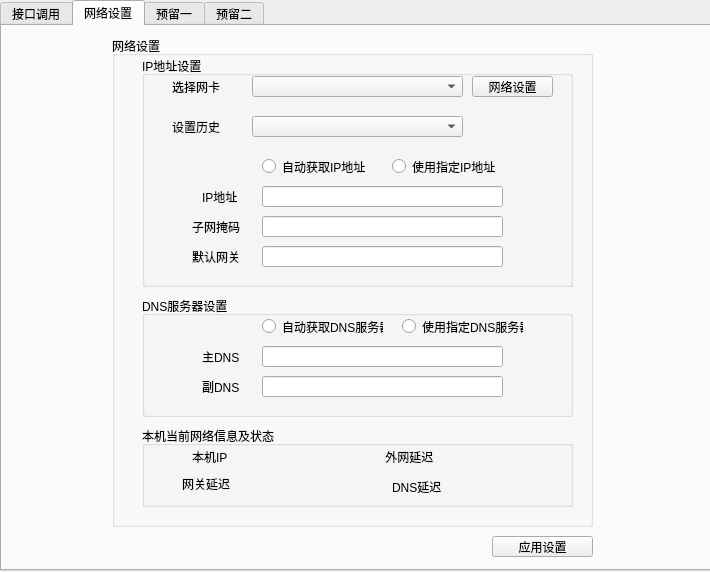
<?xml version="1.0" encoding="UTF-8"?>
<ui version="4.0">
 <class>MainWindow</class>
 <widget class="QWidget" name="MainWindow">
  <property name="geometry">
   <rect>
    <x>0</x>
    <y>0</y>
    <width>710</width>
    <height>572</height>
   </rect>
  </property>
  <property name="windowTitle">
   <string>Form</string>
  </property>
  <widget class="QTabWidget" name="tabWidget">
   <property name="geometry">
    <rect>
     <x>0</x>
     <y>0</y>
     <width>711</width>
     <height>571</height>
    </rect>
   </property>
   <property name="currentIndex">
    <number>1</number>
   </property>
   <widget class="QWidget" name="tab">
    <attribute name="title">
     <string>接口调用</string>
    </attribute>
    <widget class="QGroupBox" name="groupBox_5">
     <property name="geometry">
      <rect>
       <x>10</x>
       <y>20</y>
       <width>191</width>
       <height>431</height>
      </rect>
     </property>
     <property name="title">
      <string>请求历史</string>
     </property>
     <widget class="QListView" name="requestRecord">
      <property name="geometry">
       <rect>
        <x>10</x>
        <y>20</y>
        <width>171</width>
        <height>401</height>
       </rect>
      </property>
     </widget>
    </widget>
    <widget class="QGroupBox" name="groupBox_6">
     <property name="geometry">
      <rect>
       <x>220</x>
       <y>200</y>
       <width>461</width>
       <height>251</height>
      </rect>
     </property>
     <property name="title">
      <string>Response</string>
     </property>
     <widget class="QPlainTextEdit" name="response">
      <property name="geometry">
       <rect>
        <x>20</x>
        <y>20</y>
        <width>421</width>
        <height>221</height>
       </rect>
      </property>
     </widget>
    </widget>
    <widget class="QGroupBox" name="groupBox_7">
     <property name="geometry">
      <rect>
       <x>220</x>
       <y>20</y>
       <width>461</width>
       <height>181</height>
      </rect>
     </property>
     <property name="title">
      <string>GroupBox</string>
     </property>
     <widget class="QComboBox" name="method">
      <property name="geometry">
       <rect>
        <x>10</x>
        <y>20</y>
        <width>81</width>
        <height>21</height>
       </rect>
      </property>
      <item>
       <property name="text">
        <string>GET</string>
       </property>
      </item>
      <item>
       <property name="text">
        <string>POST</string>
       </property>
      </item>
      <item>
       <property name="text">
        <string>PUT</string>
       </property>
      </item>
      <item>
       <property name="text">
        <string>DELETE</string>
       </property>
      </item>
     </widget>
     <widget class="QLineEdit" name="url">
      <property name="geometry">
       <rect>
        <x>90</x>
        <y>20</y>
        <width>281</width>
        <height>21</height>
       </rect>
      </property>
      <property name="toolTip">
       <string>&lt;html&gt;&lt;head/&gt;&lt;body&gt;&lt;p&gt;url:port/path&lt;/p&gt;&lt;/body&gt;&lt;/html&gt;</string>
      </property>
      <property name="whatsThis">
       <string>&lt;html&gt;&lt;head/&gt;&lt;body&gt;&lt;p&gt;请求地址&lt;/p&gt;&lt;/body&gt;&lt;/html&gt;</string>
      </property>
      <property name="text">
       <string/>
      </property>
     </widget>
     <widget class="QPushButton" name="request">
      <property name="geometry">
       <rect>
        <x>380</x>
        <y>20</y>
        <width>71</width>
        <height>21</height>
       </rect>
      </property>
      <property name="text">
       <string>发送</string>
      </property>
     </widget>
     <widget class="QTabWidget" name="tabWidget_2">
      <property name="geometry">
       <rect>
        <x>20</x>
        <y>60</y>
        <width>421</width>
        <height>111</height>
       </rect>
      </property>
      <property name="currentIndex">
       <number>0</number>
      </property>
      <widget class="QWidget" name="tab_5">
       <attribute name="title">
        <string>Params</string>
       </attribute>
       <widget class="QPlainTextEdit" name="params">
        <property name="geometry">
         <rect>
          <x>10</x>
          <y>10</y>
          <width>391</width>
          <height>71</height>
         </rect>
        </property>
       </widget>
      </widget>
      <widget class="QWidget" name="tab_6">
       <attribute name="title">
        <string>Headers</string>
       </attribute>
       <widget class="QPlainTextEdit" name="headers">
        <property name="geometry">
         <rect>
          <x>10</x>
          <y>10</y>
          <width>391</width>
          <height>71</height>
         </rect>
        </property>
       </widget>
      </widget>
     </widget>
    </widget>
   </widget>
   <widget class="QWidget" name="netWorkSettings">
    <attribute name="title">
     <string>网络设置</string>
    </attribute>
    <widget class="QPushButton" name="setIp">
     <property name="geometry">
      <rect>
       <x>490</x>
       <y>510</y>
       <width>101</width>
       <height>21</height>
      </rect>
     </property>
     <property name="text">
      <string>应用设置</string>
     </property>
    </widget>
    <widget class="QGroupBox" name="groupBox_4">
     <property name="geometry">
      <rect>
       <x>110</x>
       <y>10</y>
       <width>481</width>
       <height>491</height>
      </rect>
     </property>
     <property name="title">
      <string>网络设置</string>
     </property>
     <widget class="QGroupBox" name="IpSettings">
      <property name="geometry">
       <rect>
        <x>30</x>
        <y>20</y>
        <width>431</width>
        <height>231</height>
       </rect>
      </property>
      <property name="title">
       <string>IP地址设置</string>
      </property>
      <widget class="QComboBox" name="netcardComboBox">
       <property name="geometry">
        <rect>
         <x>110</x>
         <y>20</y>
         <width>211</width>
         <height>21</height>
        </rect>
       </property>
      </widget>
      <widget class="QLabel" name="tipSelectNetCard">
       <property name="geometry">
        <rect>
         <x>30</x>
         <y>20</y>
         <width>51</width>
         <height>21</height>
        </rect>
       </property>
       <property name="text">
        <string>选择网卡</string>
       </property>
      </widget>
      <widget class="QRadioButton" name="autoGetIp">
       <property name="geometry">
        <rect>
         <x>120</x>
         <y>100</y>
         <width>111</width>
         <height>21</height>
        </rect>
       </property>
       <property name="text">
        <string>自动获取IP地址</string>
       </property>
      </widget>
      <widget class="QRadioButton" name="manualSetIp">
       <property name="geometry">
        <rect>
         <x>250</x>
         <y>100</y>
         <width>121</width>
         <height>21</height>
        </rect>
       </property>
       <property name="text">
        <string>使用指定IP地址</string>
       </property>
      </widget>
      <widget class="QLabel" name="tipIp">
       <property name="geometry">
        <rect>
         <x>60</x>
         <y>130</y>
         <width>41</width>
         <height>21</height>
        </rect>
       </property>
       <property name="text">
        <string>IP地址</string>
       </property>
      </widget>
      <widget class="QLabel" name="tipMask">
       <property name="geometry">
        <rect>
         <x>50</x>
         <y>160</y>
         <width>61</width>
         <height>21</height>
        </rect>
       </property>
       <property name="text">
        <string>子网掩码</string>
       </property>
      </widget>
      <widget class="QLabel" name="tipGateway">
       <property name="geometry">
        <rect>
         <x>50</x>
         <y>190</y>
         <width>51</width>
         <height>21</height>
        </rect>
       </property>
       <property name="text">
        <string>默认网关</string>
       </property>
      </widget>
      <widget class="QLineEdit" name="ip">
       <property name="geometry">
        <rect>
         <x>120</x>
         <y>130</y>
         <width>241</width>
         <height>21</height>
        </rect>
       </property>
      </widget>
      <widget class="QLineEdit" name="mask">
       <property name="geometry">
        <rect>
         <x>120</x>
         <y>160</y>
         <width>241</width>
         <height>21</height>
        </rect>
       </property>
      </widget>
      <widget class="QLineEdit" name="gateway">
       <property name="geometry">
        <rect>
         <x>120</x>
         <y>190</y>
         <width>241</width>
         <height>21</height>
        </rect>
       </property>
      </widget>
      <widget class="QComboBox" name="ipComboBox">
       <property name="geometry">
        <rect>
         <x>110</x>
         <y>60</y>
         <width>211</width>
         <height>21</height>
        </rect>
       </property>
      </widget>
      <widget class="QLabel" name="tipSettingsHisory">
       <property name="geometry">
        <rect>
         <x>30</x>
         <y>60</y>
         <width>51</width>
         <height>21</height>
        </rect>
       </property>
       <property name="text">
        <string>设置历史</string>
       </property>
      </widget>
      <widget class="QPushButton" name="networkSet">
       <property name="geometry">
        <rect>
         <x>330</x>
         <y>20</y>
         <width>81</width>
         <height>21</height>
        </rect>
       </property>
       <property name="text">
        <string>网络设置</string>
       </property>
      </widget>
      <zorder>autoGetIp</zorder>
      <zorder>netcardComboBox</zorder>
      <zorder>tipSelectNetCard</zorder>
      <zorder>manualSetIp</zorder>
      <zorder>tipIp</zorder>
      <zorder>tipMask</zorder>
      <zorder>tipGateway</zorder>
      <zorder>ip</zorder>
      <zorder>mask</zorder>
      <zorder>gateway</zorder>
      <zorder>ipComboBox</zorder>
      <zorder>tipSettingsHisory</zorder>
      <zorder>networkSet</zorder>
     </widget>
     <widget class="QGroupBox" name="groupBox_3">
      <property name="geometry">
       <rect>
        <x>30</x>
        <y>260</y>
        <width>431</width>
        <height>121</height>
       </rect>
      </property>
      <property name="title">
       <string>DNS服务器设置</string>
      </property>
      <widget class="QRadioButton" name="autoGetDns">
       <property name="geometry">
        <rect>
         <x>120</x>
         <y>20</y>
         <width>121</width>
         <height>21</height>
        </rect>
       </property>
       <property name="text">
        <string>自动获取DNS服务器</string>
       </property>
      </widget>
      <widget class="QRadioButton" name="manualSetDns">
       <property name="geometry">
        <rect>
         <x>260</x>
         <y>20</y>
         <width>121</width>
         <height>21</height>
        </rect>
       </property>
       <property name="text">
        <string>使用指定DNS服务器</string>
       </property>
      </widget>
      <widget class="QLineEdit" name="mainDns">
       <property name="geometry">
        <rect>
         <x>120</x>
         <y>50</y>
         <width>241</width>
         <height>21</height>
        </rect>
       </property>
      </widget>
      <widget class="QLineEdit" name="minorDns">
       <property name="geometry">
        <rect>
         <x>120</x>
         <y>80</y>
         <width>241</width>
         <height>21</height>
        </rect>
       </property>
      </widget>
      <widget class="QLabel" name="tipMainDns">
       <property name="geometry">
        <rect>
         <x>60</x>
         <y>50</y>
         <width>51</width>
         <height>21</height>
        </rect>
       </property>
       <property name="text">
        <string>主DNS</string>
       </property>
      </widget>
      <widget class="QLabel" name="tipMinorDns">
       <property name="geometry">
        <rect>
         <x>60</x>
         <y>80</y>
         <width>51</width>
         <height>21</height>
        </rect>
       </property>
       <property name="text">
        <string>副DNS</string>
       </property>
      </widget>
     </widget>
     <widget class="QGroupBox" name="groupBox">
      <property name="geometry">
       <rect>
        <x>30</x>
        <y>390</y>
        <width>431</width>
        <height>81</height>
       </rect>
      </property>
      <property name="title">
       <string>本机当前网络信息及状态</string>
      </property>
      <widget class="QLabel" name="gatewayStatus_2">
       <property name="geometry">
        <rect>
         <x>40</x>
         <y>50</y>
         <width>51</width>
         <height>16</height>
        </rect>
       </property>
       <property name="text">
        <string>网关延迟</string>
       </property>
      </widget>
      <widget class="QLabel" name="internetStatus_2">
       <property name="geometry">
        <rect>
         <x>240</x>
         <y>20</y>
         <width>61</width>
         <height>21</height>
        </rect>
       </property>
       <property name="text">
        <string> 外网延迟</string>
       </property>
      </widget>
      <widget class="QLabel" name="dnsStatus_2">
       <property name="geometry">
        <rect>
         <x>250</x>
         <y>50</y>
         <width>51</width>
         <height>21</height>
        </rect>
       </property>
       <property name="text">
        <string>DNS延迟</string>
       </property>
      </widget>
      <widget class="QLabel" name="selfIp_2">
       <property name="geometry">
        <rect>
         <x>50</x>
         <y>20</y>
         <width>41</width>
         <height>21</height>
        </rect>
       </property>
       <property name="text">
        <string>本机IP</string>
       </property>
      </widget>
      <widget class="QLabel" name="selfIp">
       <property name="geometry">
        <rect>
         <x>100</x>
         <y>20</y>
         <width>101</width>
         <height>21</height>
        </rect>
       </property>
       <property name="text">
        <string/>
       </property>
      </widget>
      <widget class="QLabel" name="gatewayStatus">
       <property name="geometry">
        <rect>
         <x>100</x>
         <y>50</y>
         <width>121</width>
         <height>16</height>
        </rect>
       </property>
       <property name="text">
        <string/>
       </property>
      </widget>
      <widget class="QLabel" name="internetStatus">
       <property name="geometry">
        <rect>
         <x>310</x>
         <y>20</y>
         <width>101</width>
         <height>21</height>
        </rect>
       </property>
       <property name="text">
        <string/>
       </property>
      </widget>
      <widget class="QLabel" name="dnsStatus">
       <property name="geometry">
        <rect>
         <x>310</x>
         <y>50</y>
         <width>101</width>
         <height>21</height>
        </rect>
       </property>
       <property name="text">
        <string/>
       </property>
      </widget>
     </widget>
    </widget>
   </widget>
   <widget class="QWidget" name="tab_3">
    <attribute name="title">
     <string>预留一</string>
    </attribute>
    <widget class="QLineEdit" name="lineEdit_2">
     <property name="geometry">
      <rect>
       <x>80</x>
       <y>30</y>
       <width>191</width>
       <height>31</height>
      </rect>
     </property>
     <property name="text">
      <string/>
     </property>
    </widget>
    <widget class="QLineEdit" name="lineEdit_3">
     <property name="geometry">
      <rect>
       <x>360</x>
       <y>80</y>
       <width>281</width>
       <height>271</height>
      </rect>
     </property>
    </widget>
    <widget class="QPushButton" name="pushButton">
     <property name="geometry">
      <rect>
       <x>320</x>
       <y>40</y>
       <width>75</width>
       <height>23</height>
      </rect>
     </property>
     <property name="text">
      <string>添加</string>
     </property>
    </widget>
    <widget class="QListView" name="listView">
     <property name="geometry">
      <rect>
       <x>80</x>
       <y>70</y>
       <width>191</width>
       <height>271</height>
      </rect>
     </property>
    </widget>
   </widget>
   <widget class="QWidget" name="tab_4">
    <attribute name="title">
     <string>预留二</string>
    </attribute>
   </widget>
  </widget>
 </widget>
 <resources/>
 <connections/>
</ui>
